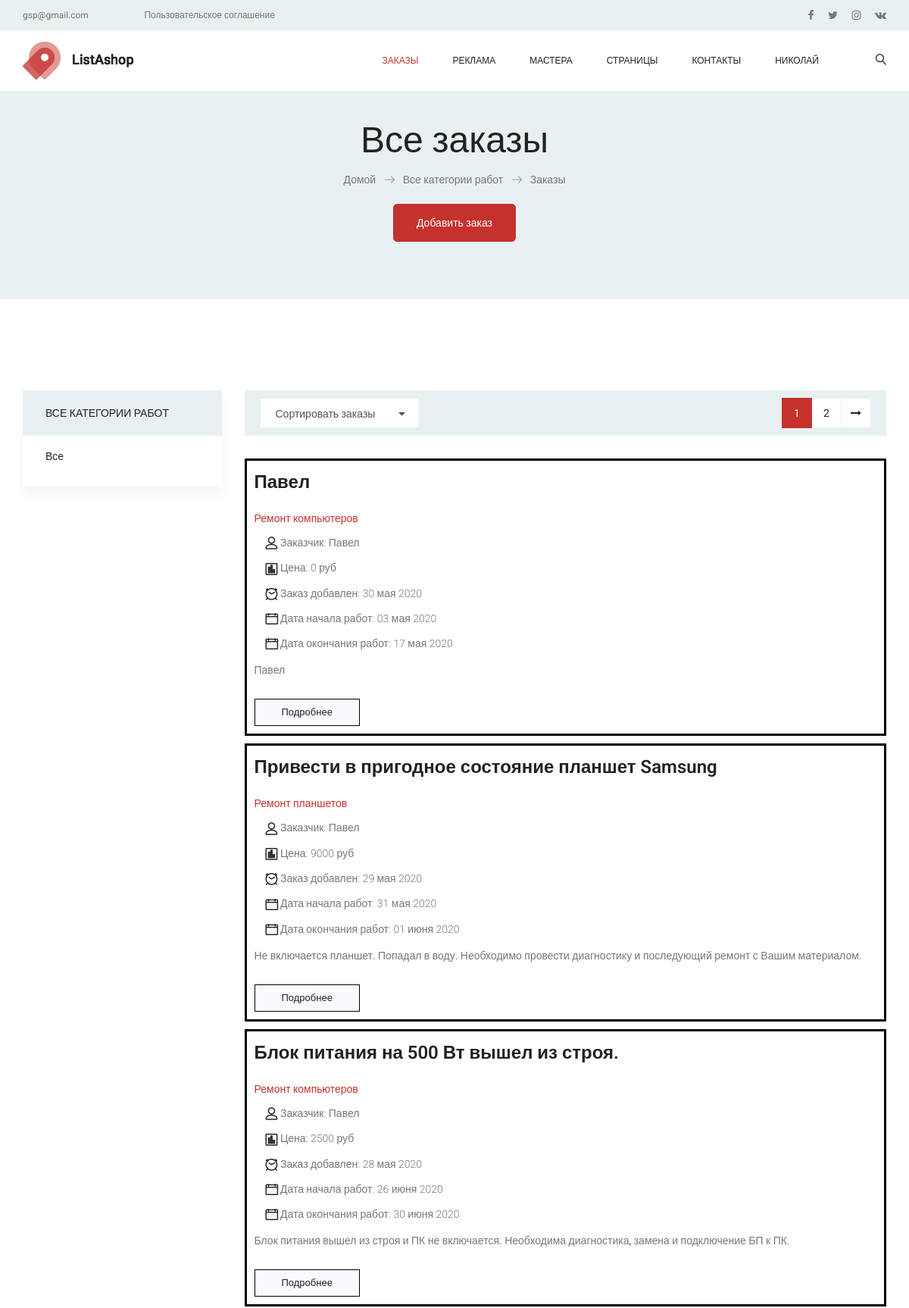
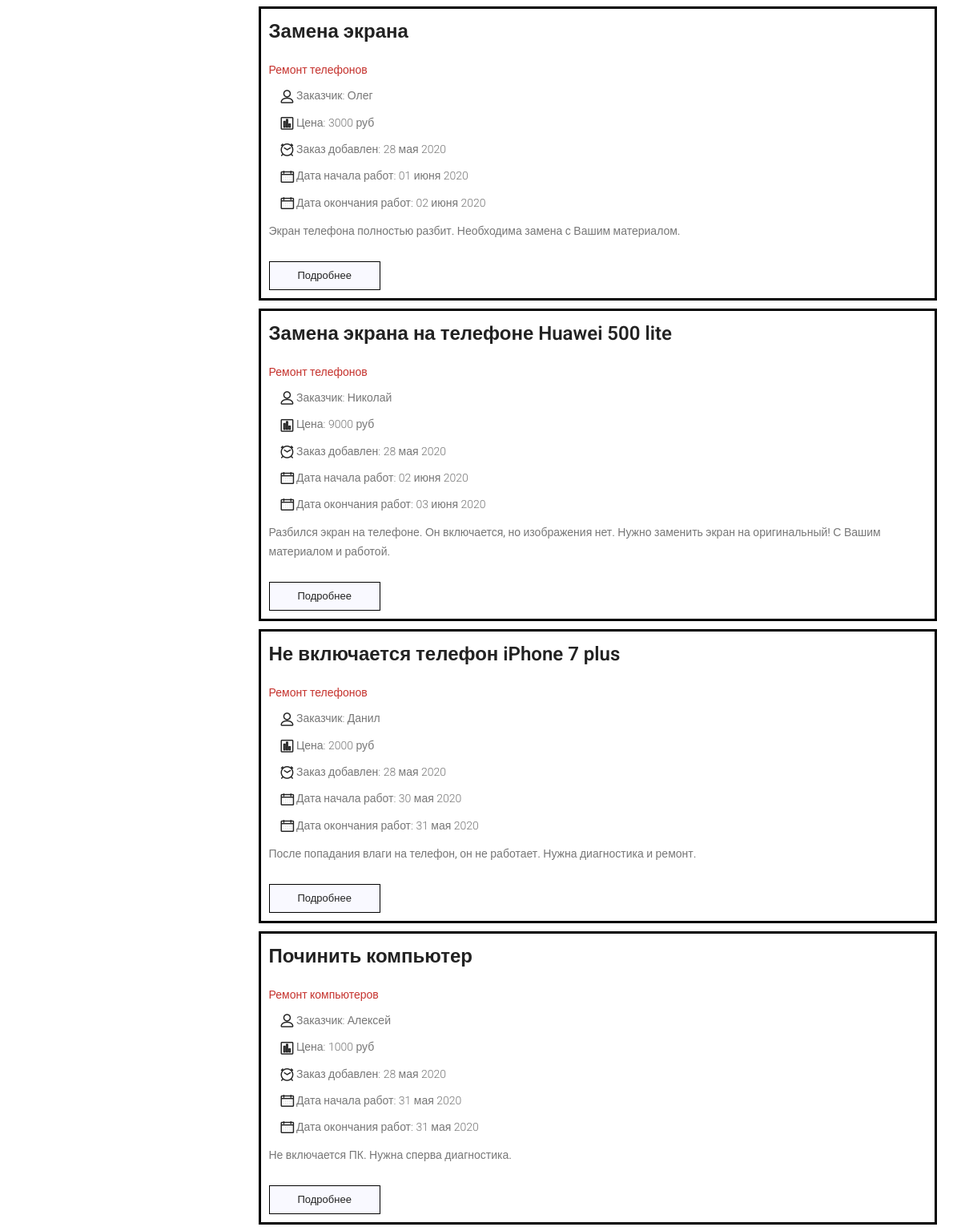
The page / (signed in, upper part) on the database its author committed (2 pictures, top to bottom).
### job/models.py (models this page shows, shortened)
class Offer(models.Model):
    category = TreeManyToManyField(Category, related_name='offers', blank=True, verbose_name='Категория работ')
    first_name = models.CharField(blank=True, null=True, default=None, max_length=200, verbose_name='Имя заказчика')
    last_name = models.CharField(blank=True, null=True, default=None, max_length=200, verbose_name='Фамилия заказчика')
    middle_name = models.CharField(blank=True, null=True, default=None, max_length=200, verbose_name='Отчество заказчика')
    phone = models.CharField(max_length=64, blank=True, null=True, default=None, verbose_name='Номер тел.')
    email = models.EmailField(max_length=128, blank=True, null=True, default=None, verbose_name='Емейл')
    name = models.CharField(max_length=200, db_index=True, verbose_name='Наименование работ')
    slug = models.SlugField(max_length=200, db_index=True, verbose_name='Слаг')
    image = models.ImageField(upload_to='offers/%Y/%m/%d', blank=True, verbose_name='Фото')
    description = models.TextField(max_length=512, blank=True, verbose_name='Описание работ')
    price = models.DecimalField(blank=True, null=True, default=None, max_digits=10, decimal_places=0,
                                verbose_name='Цена работы')
    start_time = models.DateField(null=True, blank=True, default=None, verbose_name='Дата начала работ')
    end_time = models.DateField(null=True, blank=True, default=None, verbose_name='Дата окончания работ')
    available = models.BooleanField(default=False, verbose_name='Актуальность заказа')
    created = models.DateField(blank=True, null=True, default=timezone.now, verbose_name='Дата создания записи')
    updated = models.DateField(blank=True, null=True, default=timezone.now, verbose_name='Дата ред-ия записи')
    @property
    def Категории(self):
        return "\n".join([p.name for p in self.category.all()])
    class Meta:
        ordering = ('-created', 'name',)
        index_together = (('id', 'slug'),)
        verbose_name = 'Предложение о работе'
        verbose_name_plural = 'Предложения о работе'
    def get_absolute_url(self):
        return reverse('job:offer_detail', args=[self.id, self.slug])

class Category(MPTTModel):
    name = models.CharField(max_length=200, db_index=True, unique=True, verbose_name='Подкатегория')
    slug = models.SlugField(max_length=200, null=True, blank=True, unique=True, verbose_name='Nazvanie_kategorii')
    parent = TreeForeignKey('self', on_delete=models.CASCADE, null=True, blank=True, related_name='children',
                            verbose_name='Категория')
    is_active = models.BooleanField(default=True, verbose_name='Активность категории')
    created = models.DateField(blank=True, null=True, default=timezone.now, verbose_name='Дата создания записи')
    updated = models.DateField(blank=True, null=True, default=timezone.now, verbose_name='Дата ред-ия записи')
    class MPTTMeta:
        order_insertion_by = ['name']
        verbose_name = 'Категория -> Подкатегория'
        verbose_name_plural = 'Категории -> Подкатегории'
    class Meta:
        verbose_name = 'Категория -> Подкатегория'
        verbose_name_plural = 'Категории -> Подкатегории'

### job/views.py (the view)
# urls.py: path('', views.offer_list, name='offer_list'),
def offer_list(request, category_slug=None):
    category = None
    categories = Category.objects.filter(is_active=True)
    object_list = Offer.objects.filter(available=True)
    if category_slug:
        category = get_object_or_404(Category, slug=category_slug)
        object_list = object_list.filter(category=category)
    paginator = Paginator(object_list, 8)
    page = request.GET.get('page')
    try:
        offers = paginator.page(page)
    except PageNotAnInteger:
        offers = paginator.page(1)
    except EmptyPage:
        offers = paginator.page(paginator.num_pages)
    return render(request, 'job/list.html', {'category': category,
                                             'categories': categories,
                                             'page': page,
                                             'offers': offers})

### templates/job/list.html (shortened to what this page needs)
{% extends 'base.html' %}
{% load static %}
{% load mptt_tags %}
{% block content %}
<section class="banner_area">
    <div class="banner_inner d-flex align-items-center">
        <div class="container">
            <div class="banner_content text-center">
                <h2>{% if category %}{{ category.name }}{% else %}Все заказы{% endif %}</h2>
                <div class="page_link">
                    <a href="#">Домой</a>
                    <a href="#">Все категории работ</a>
                    <a href="#">{% if category %}{{ category.name }}{% else %}Заказы{% endif %}</a>
                </div>
                <div class="main_add_offer">
        			<a class="main_btn" href="{% url 'job:register_job' %}">Добавить заказ</a>
        		</div>
            </div>
        </div>
    </div>
</section>
<section class="cat_product_area p_120">
    <div class="container">
        <div class="row flex-row-reverse">
            <div class="col-lg-9">
                <div class="product_top_bar">
                    <div class="left_dorp">
                    </div>
                    {% include 'job/pagination.html' with page=offers %}
                </div>
                <div class="latest_product_inner row">
                    {% for offer in offers %}
                        <div class="col-md-12">
                            <div class="offer_post">
                                <div class="offer_details">
                                    <a href="{{ offer.get_absolute_url }}"><h2>{{offer.name}}</h2></a>
                                    <div class="offer_info text-left">
                                        <div class="offer_tag">
                                            <a class="active">{{ offer.Категории }}</a>
                                        </div>
                                        <ul class="offer_meta list">
                                            <li><a href="/"><i class="lnr lnr-user"></i> Заказчик: {{ offer.first_name }}</a></li>
                                            <li><a><i class="lnr lnr-chart-bars"></i> Цена: {{ offer.price }} руб </a></li>
                                            <li><a><i class="lnr lnr-clock"></i> Заказ добавлен: {{ offer.created }}</a></li>
                                            {% if offer.start_time and offer.end_time %}
                                            <li><a><i class="lnr lnr-calendar-full"></i> Дата начала работ: {{ offer.start_time }} </a></li>
                                            <li><a><i class="lnr lnr-calendar-full"></i> Дата окончания работ: {{ offer.end_time }} </a></li>
                                            {% else %}
                                            <li><a><i class="lnr lnr-calendar-full"></i> Начать работы в любое время </a></li>
                                            {% endif %}
                                        </ul>
                                    </div>
                                    <p>{{offer.description|truncatechars:220}}</p>
                                    <a href="{{ offer.get_absolute_url }}" class="white_bg_btn">Подробнее</a>
                                </div>
                            </div>
                        </div>
                    {% endfor %}
                </div>
            </div>
            <div class="col-lg-3">
                <div class="left_sidebar_area">
                    <aside class="left_widgets cat_widgets">
                        <div class="l_w_title">
                            <h3>Все категории работ</h3>
                        </div>
                        <div class="widgets_inner">
                            <ul class="list">
                                <li {% if not category %} class="selected" {% endif %}>
                                    <a href="{% url "job:offer_list" %}">Все</a>
                                </li>
                            </ul>
                        </div>
                    </aside>
                </div>
            </div>
        </div>
    </div>
</section>
{% endblock content %}

### templates/navbar/navbar.html (shortened to what this page needs)
{% load static %}
<header class="header_area">
    <div class="top_menu row m0">
        <div class="container">
            <div class="float-left">
                <a href="mailto:gsp@gmail.com">gsp@gmail.com</a>
                <a href="#">Пользовательское соглашение</a>
            </div>
            <div class="float-right">
                <ul class="header_social">
                    <li><a href="#"><i class="fa fa-facebook"></i></a></li>
                    <li><a href="#"><i class="fa fa-twitter"></i></a></li>
                    <li><a href="#"><i class="fa fa-instagram"></i></a></li>
                    <li><a href="#"><i class="fa fa-vk"></i></a></li>
                </ul>
            </div>
        </div>
    </div>
    <div class="main_menu">
        <nav class="navbar navbar-expand-lg navbar-light main_box">
            <div class="container">
                <a class="navbar-brand logo_h" href="index.html"><img src="img/logo.png" alt=""></a>
                <div class="collapse navbar-collapse offset" id="navbarSupportedContent">
                    <ul class="nav navbar-nav menu_nav ml-auto">
                        <li class="nav-item active"><a class="nav-link" href="{% url 'job:offer_list' %}">Заказы</a></li>
                        <li class="nav-item submenu dropdown">
                            <a href="#" class="nav-link dropdown-toggle" data-toggle="dropdown" role="button" aria-haspopup="true" aria-expanded="false">Реклама</a>
                        </li>
                        <li class="nav-item submenu dropdown">
                            <a href="#" class="nav-link dropdown-toggle" data-toggle="dropdown" role="button" aria-haspopup="true" aria-expanded="false">Мастера</a>
                        </li>
                        <li class="nav-item submenu dropdown">
                            <a href="#" class="nav-link dropdown-toggle" data-toggle="dropdown" role="button" aria-haspopup="true" aria-expanded="false">Страницы</a>
                        </li>
                        <li class="nav-item"><a class="nav-link" href="#">Контакты</a></li>
                        {% if request.user.is_authenticated %}
                            <li class="nav-item submenu dropdown">
                                <a href="#" class="nav-link dropdown-toggle" data-toggle="dropdown" role="button" aria-haspopup="true" aria-expanded="false"> {{ request.user.first_name }} </a>
                            </li>
                            {% else %}
                                <li class="nav-item"><a href="{% url 'login' %}" class="cart"><i class="lnr lnr lnr-user"></i> Войти</a></li>
                        {% endif %}
                    </ul>
                    <ul class="nav navbar-nav navbar-right">
                        <li class="nav-item"><a href="#" class="search"><i class="lnr lnr-magnifier"></i></a></li>
                    </ul>
                </div>
            </div>
        </nav>
    </div>
</header>

### static/static_dev/css/responsive.css (style rules this page uses)
@media (max-width:1619px) { .header_area .navbar .search { margin-left: 40px; } }

### rows shown on the page
Offer: name "Павел", Категории "Ремонт компьютеров", first_name "Павел", price "0", created "30 мая 2020", start_time "03 мая 2020", end_time "17 мая 2020", description "Павел"
Offer: name "Привести в пригодное состояние планшет Samsung", Категории "Ремонт планшетов", first_name "Павел", price "9000", created "29 мая 2020", start_time "31 мая 2020", end_time "01 июня 2020", description "Не включается планшет. Попадал в воду. Необходимо провести диагностику и последующий ремонт с Вашим материалом."
Offer: name "Блок питания на 500 Вт вышел из строя.", Категории "Ремонт компьютеров", first_name "Павел", price "2500", created "28 мая 2020", start_time "26 июня 2020", end_time "30 июня 2020", description "Блок питания вышел из строя и ПК не включается. Необходима диагностика, замена и подключение БП к ПК."
Offer: name "Замена экрана", Категории "Ремонт телефонов", first_name "Олег", price "3000", created "28 мая 2020", start_time "01 июня 2020", end_time "02 июня 2020", description "Экран телефона полностью разбит. Необходима замена с Вашим материалом."
Offer: name "Замена экрана на телефоне Huawei 500 lite", Категории "Ремонт телефонов", first_name "Николай", price "9000", created "28 мая 2020", start_time "02 июня 2020", end_time "03 июня 2020", description "Разбился экран на телефоне. Он включается, но изображения нет. Нужно заменить экран на оригинальный! С Вашим материалом и работой."
Offer: name "Не включается телефон iPhone 7 plus", Категории "Ремонт телефонов", first_name "Данил", price "2000", created "28 мая 2020", start_time "30 мая 2020", end_time "31 мая 2020", description "После попадания влаги на телефон, он не работает. Нужна диагностика и ремонт."
Offer: name "Починить компьютер", Категории "Ремонт компьютеров", first_name "Алексей", price "1000", created "28 мая 2020", start_time "31 мая 2020", end_time "31 мая 2020", description "Не включается ПК. Нужна сперва диагностика."

### other values the page prints
{{ request.user.first_name }} "НИКОЛАЙ"
{{ i }} "1"
{{ i }} "2"
